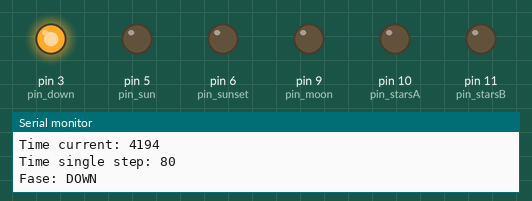
Bench run of a sketch on a simulated Arduino Uno, built with avr-gcc and run on an emulated ATmega328P. Parts: output pins drawn as LEDs (lit = HIGH), the last lines printed to the serial monitor.

Above: at 4.17 s.
At 8.3 s:
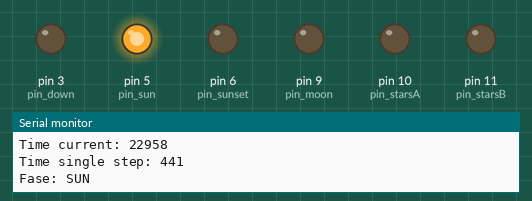
At 31.3 s:
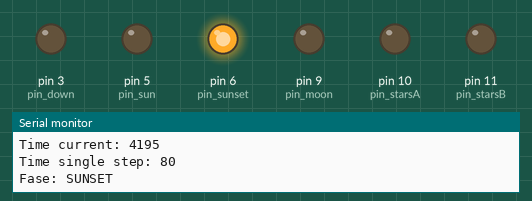
At 35.4 s:
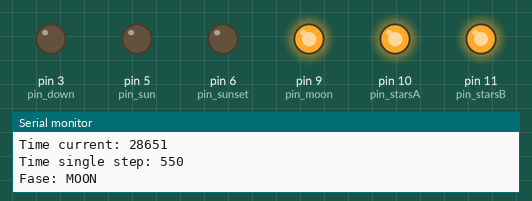
Timing chart, 0 to 36.9 s (numbered marks = the images above):
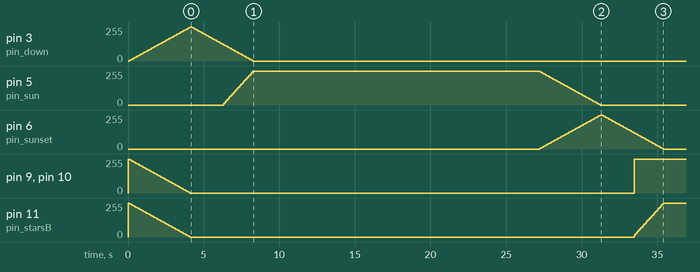

Measured:
- by itself, pin 3 (pin_down), pin 6 (pin_sunset): rises from 0/255 to 255/255 in 4.0 s, then falls to 0/255 in 4.2 s
- by itself, pin 5 (pin_sun): rises from 0/255 to 255/255 in 20.8 s, then falls to 0/255 in 4.1 s
- by itself, pin 9 (pin_moon), pin 10 (pin_starsA): ramps from 255/255 to 0/255 and jumps back, once every 33.5 s

The sketch:

presepe.ino
```cpp
/**********************************************************
   Centralina Alba-Tramonto per presepe

   Created on 12 december 2014
   Modified on 15 decebre 2014

   by Mauro Alfieri
   web:    mauroalfieri.it
   Twitter: @mauroalfieri
  /**********************************************************/

#define pin_down   3
#define pin_sun    5
#define pin_sunset 6
#define pin_moon   9
#define pin_starsA 10
#define pin_starsB 11

int oneminrome[4] = { 4194, 22958, 4195, 28651 };
int oneminbtlm[4] = { 3668, 25189, 3668, 27474 };
int timeStepOld = 0;
int timeStep = 0;

long timeCurr = 0;

byte fade[]  = {255, 250, 245, 240, 235, 230, 225, 220, 215, 210, 205, 200, 195, 190, 185, 180, 175, 170, 165, 160, 155, 150, 145, 140, 135, 130, 125, 120, 115, 110, 105, 100, 95, 90, 85, 80, 75, 70, 65, 60, 55, 50, 45, 40, 35, 30, 25, 20, 15, 10, 5, 0}; // 52 step
byte curr   = 0;

void setup() {
  Serial.begin( 9600 );

  pinMode( pin_down  , OUTPUT );
  pinMode( pin_sun   , OUTPUT );
  pinMode( pin_sunset, OUTPUT );
  pinMode( pin_moon  , OUTPUT );
  pinMode( pin_starsA, OUTPUT );
  pinMode( pin_starsB, OUTPUT );

  analogWrite( pin_down  , LOW );
  analogWrite( pin_sun   , LOW );
  analogWrite( pin_sunset, LOW );
  analogWrite( pin_moon  , LOW );
  analogWrite( pin_starsA, LOW );
  analogWrite( pin_starsB, LOW );

  Serial.println("-- START --");
}

void loop() {
  timeCurr = oneminrome[curr];
  timeStep = (timeCurr / 52);

  Serial.print("Current: "); Serial.println(curr);
  Serial.print("Time current: "); Serial.println(timeCurr);
  Serial.print("Time single step: "); Serial.println(timeStep);

  // down
  if ( curr == 0 ) {
    Serial.print("Fase: "); Serial.println("DOWN");
    for ( int i = 0; i < 52; i++) {
      analogWrite(pin_down,   fade[(51 - i)]);
      analogWrite(pin_sun,    0 );
      analogWrite(pin_sunset, 0 );
      analogWrite(pin_moon,   fade[i] );
      analogWrite(pin_starsA, fade[i] );
      analogWrite(pin_starsB, fade[i] );
      delay( timeStep );
    }
    timeStepOld = timeStep;
  }

  // sun
  if ( curr == 1 ) {
    Serial.print("Fase: "); Serial.println("SUN");
    for ( int i = 0; i < 52; i++) {
      analogWrite(pin_down,   fade[i]);
      if ( fade[i] < 125) analogWrite(pin_sun,    fade[(51 - i)] * 2 );
      analogWrite(pin_sunset, 0 );
      analogWrite(pin_moon,   0 );
      analogWrite(pin_starsA, 0 );
      analogWrite(pin_starsB, 0 );
      delay( timeStepOld );
    }
    timeStepOld = (timeStepOld * 52); // elapsed time
    timeCurr = (timeCurr - timeStepOld);
    delay( timeCurr );
  }

  // sunset
  if ( curr == 2 ) {
    Serial.print("Fase: "); Serial.println("SUNSET");
    for ( int i = 0; i < 52; i++) {
      analogWrite(pin_down,   0);
      analogWrite(pin_sun,    fade[i] );
      analogWrite(pin_sunset, fade[(51 - i)] );
      analogWrite(pin_moon,   0 );
      analogWrite(pin_starsA, 0 );
      analogWrite(pin_starsB, 0 );
      delay( timeStep );
    }
    timeStepOld = timeStep;
  }

  // moon
  if ( curr == 3 ) {
    Serial.print("Fase: "); Serial.println("MOON");
    for ( int i = 0; i < 52; i++) {
      analogWrite(pin_down,   0);
      analogWrite(pin_sun,    0 );
      analogWrite(pin_sunset, fade[i] );
      if ( fade[i] < 125) analogWrite(pin_moon,   fade[(51 - i)] * 2 );
      if ( fade[i] < 125) analogWrite(pin_starsA, fade[(51 - i)] * 2 );
      if ( fade[i] < 125) analogWrite(pin_starsB, fade[(51 - i)] * 2 );
      delay( timeStepOld );
    }
    timeStepOld = (timeStepOld * 52); // elapsed time
    timeCurr = (timeCurr - timeStepOld);
    delay( timeCurr );
  }
  curr++;
  if ( curr >= 4 ) {
    curr = 0;
  }
}
```
